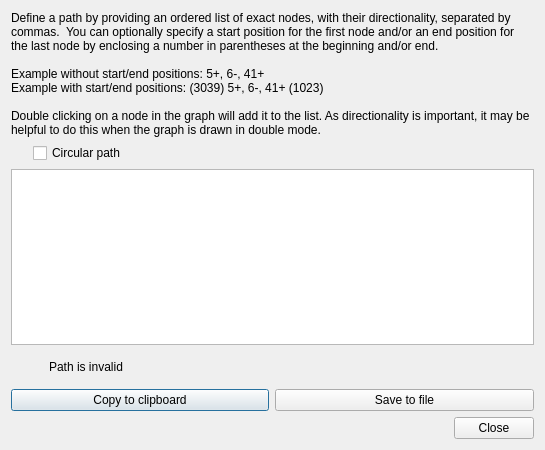
<?xml version="1.0" encoding="UTF-8"?>
<ui version="4.0">
 <class>PathSpecifyDialog</class>
 <widget class="QDialog" name="PathSpecifyDialog">
  <property name="geometry">
   <rect>
    <x>0</x>
    <y>0</y>
    <width>545</width>
    <height>450</height>
   </rect>
  </property>
  <property name="windowTitle">
   <string>Specify exact path</string>
  </property>
  <layout class="QGridLayout" name="gridLayout">
   <item row="0" column="0" colspan="2">
    <widget class="QLabel" name="label">
     <property name="text">
      <string>Define a path by providing an ordered list of exact nodes, with their directionality, separated by commas.  You can optionally specify a start position for the first node and/or an end position for the last node by enclosing a number in parentheses at the beginning and/or end.

Example without start/end positions: 5+, 6-, 41+
Example with start/end positions: (3039) 5+, 6-, 41+ (1023)

Double clicking on a node in the graph will add it to the list. As directionality is important, it may be helpful to do this when the graph is drawn in double mode.</string>
     </property>
     <property name="wordWrap">
      <bool>true</bool>
     </property>
    </widget>
   </item>
   <item row="2" column="0" colspan="2">
    <widget class="QPlainTextEdit" name="pathTextEdit"/>
   </item>
   <item row="5" column="0">
    <widget class="QPushButton" name="copyButton">
     <property name="text">
      <string>Copy to clipboard</string>
     </property>
    </widget>
   </item>
   <item row="6" column="0" colspan="2">
    <widget class="QDialogButtonBox" name="buttonBox">
     <property name="orientation">
      <enum>Qt::Horizontal</enum>
     </property>
     <property name="standardButtons">
      <set>QDialogButtonBox::Close</set>
     </property>
    </widget>
   </item>
   <item row="5" column="1">
    <widget class="QPushButton" name="saveButton">
     <property name="text">
      <string>Save to file</string>
     </property>
    </widget>
   </item>
   <item row="4" column="0" colspan="2">
    <widget class="QWidget" name="widget" native="true">
     <layout class="QHBoxLayout" name="horizontalLayout_2">
      <property name="leftMargin">
       <number>0</number>
      </property>
      <property name="topMargin">
       <number>0</number>
      </property>
      <property name="rightMargin">
       <number>0</number>
      </property>
      <property name="bottomMargin">
       <number>0</number>
      </property>
      <item>
       <widget class="QLabel" name="tickCrossLabel">
        <property name="sizePolicy">
         <sizepolicy hsizetype="Fixed" vsizetype="Fixed">
          <horstretch>0</horstretch>
          <verstretch>0</verstretch>
         </sizepolicy>
        </property>
        <property name="minimumSize">
         <size>
          <width>32</width>
          <height>32</height>
         </size>
        </property>
        <property name="maximumSize">
         <size>
          <width>32</width>
          <height>32</height>
         </size>
        </property>
        <property name="text">
         <string/>
        </property>
        <property name="pixmap">
         <pixmap resource="../images/images.qrc">:/icons/cross-128.png</pixmap>
        </property>
        <property name="scaledContents">
         <bool>true</bool>
        </property>
       </widget>
      </item>
      <item>
       <widget class="QLabel" name="validPathLabel">
        <property name="text">
         <string>Path is invalid</string>
        </property>
        <property name="wordWrap">
         <bool>true</bool>
        </property>
       </widget>
      </item>
     </layout>
    </widget>
   </item>
   <item row="1" column="0" colspan="2">
    <widget class="QWidget" name="circularPathWidget" native="true">
     <layout class="QHBoxLayout" name="horizontalLayout">
      <property name="leftMargin">
       <number>0</number>
      </property>
      <property name="topMargin">
       <number>0</number>
      </property>
      <property name="rightMargin">
       <number>0</number>
      </property>
      <property name="bottomMargin">
       <number>0</number>
      </property>
      <item>
       <widget class="InfoTextWidget" name="circularPathInfoText" native="true">
        <property name="sizePolicy">
         <sizepolicy hsizetype="Fixed" vsizetype="Fixed">
          <horstretch>0</horstretch>
          <verstretch>0</verstretch>
         </sizepolicy>
        </property>
        <property name="minimumSize">
         <size>
          <width>16</width>
          <height>16</height>
         </size>
        </property>
       </widget>
      </item>
      <item>
       <widget class="QCheckBox" name="circularPathCheckBox">
        <property name="text">
         <string>Circular path</string>
        </property>
       </widget>
      </item>
     </layout>
    </widget>
   </item>
  </layout>
 </widget>
 <customwidgets>
  <customwidget>
   <class>InfoTextWidget</class>
   <extends>QWidget</extends>
   <header>infotextwidget.h</header>
   <container>1</container>
  </customwidget>
 </customwidgets>
 <tabstops>
  <tabstop>circularPathCheckBox</tabstop>
  <tabstop>pathTextEdit</tabstop>
  <tabstop>copyButton</tabstop>
  <tabstop>saveButton</tabstop>
 </tabstops>
 <resources>
  <include location="../images/images.qrc"/>
 </resources>
 <connections>
  <connection>
   <sender>buttonBox</sender>
   <signal>accepted()</signal>
   <receiver>PathSpecifyDialog</receiver>
   <slot>accept()</slot>
   <hints>
    <hint type="sourcelabel">
     <x>248</x>
     <y>254</y>
    </hint>
    <hint type="destinationlabel">
     <x>157</x>
     <y>274</y>
    </hint>
   </hints>
  </connection>
  <connection>
   <sender>buttonBox</sender>
   <signal>rejected()</signal>
   <receiver>PathSpecifyDialog</receiver>
   <slot>reject()</slot>
   <hints>
    <hint type="sourcelabel">
     <x>316</x>
     <y>260</y>
    </hint>
    <hint type="destinationlabel">
     <x>286</x>
     <y>274</y>
    </hint>
   </hints>
  </connection>
 </connections>
</ui>
